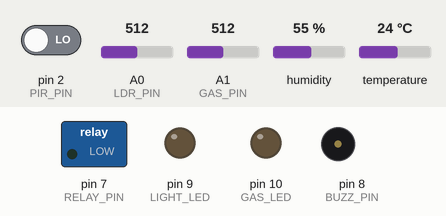
Recording of a sketch running on a simulated Arduino Uno, built with avr-gcc and run on an emulated ATmega328P. Parts: switched loads named in the sketch (green lamp = pin HIGH), output pins drawn as LEDs (lit = HIGH), buzzer (waves = sounding, pin HIGH). The test bench sets the inputs (shaded band); at power-on: pin 2 (PIR_PIN) LOW, A0 (LDR_PIN) = 512, A1 (GAS_PIN) = 512, humidity 55 %, temperature 24 °C. What the sketch prints to the serial monitor is not drawn.

Above: at 0.1 s.
At 30.2 s:
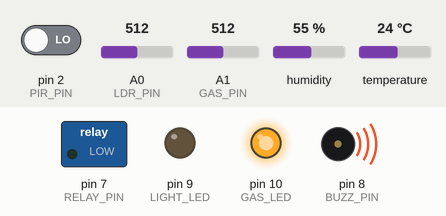
Timing chart, 0 to 31.7 s (numbered marks = the images above):
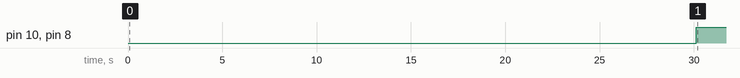

Measured:
- by itself, pin 10 (GAS_LED), pin 8 (BUZZ_PIN): LOW → HIGH at 30.1 s

The sketch:

guide.ino
```cpp
/*
 * ============================================================
 * Experiment 07 — Smart Home Sensors with Arduino
 * FILE: guide.ino  (Step-by-step commented guide — NO real logic)
 * ============================================================
 */


// ─────────────────────────────────────────────────────────────
// STEP 1: Include Required Library
// ─────────────────────────────────────────────────────────────
// The DHT11 sensor uses a custom timing protocol.
// We use Adafruit's library — install it first!
//
// In Arduino IDE: Tools → Manage Libraries
// Search: "DHT sensor library" by Adafruit → Install
// Also install: "Adafruit Unified Sensor" (required dependency)
//
// YOUR TASK:
//   #include <DHT.h>
//
// Then define which type of sensor you have:
//   #define DHTTYPE DHT11
//
// Then create the DHT object:
//   DHT dht(DHT_PIN, DHTTYPE);
// This object will be used to read temperature and humidity.


// ─────────────────────────────────────────────────────────────
// STEP 2: Define All Pin Numbers and Thresholds
// ─────────────────────────────────────────────────────────────
// YOUR TASK: Define constants for:
//
//   const int PIR_PIN     = 2;   // Motion sensor output
//   const int DHT_PIN     = 3;   // DHT11 data pin
//   const int LDR_PIN     = A0;  // Analog light reading
//   const int GAS_PIN     = A1;  // Analog gas reading
//   const int RELAY_PIN   = 7;   // Controls lamp/fan via relay
//   const int BUZZER_PIN  = 8;   // Gas emergency alarm
//   const int LIGHT_LED   = 9;   // Auto-light indicator
//   const int GAS_LED     = 10;  // Gas alert indicator
//
// Define thresholds:
//   const int DARK_THRESHOLD = 600; // LDR above this = dark room
//   const int GAS_THRESHOLD  = 400; // MQ-2 above this = danger
//   const float HOT_TEMP     = 35.0; // Celsius
//   const float HIGH_HUMIDITY = 80.0; // Percent


// ─────────────────────────────────────────────────────────────
// STEP 3: setup() Function
// ─────────────────────────────────────────────────────────────
// void setup() {
//
//   Task A: Serial.begin(9600)
//
//   Task B: Set pin modes
//   → PIR_PIN:    INPUT   (we READ from PIR)
//   → DHT_PIN:    handled by library, no pinMode needed
//   → RELAY_PIN:  OUTPUT
//   → BUZZER_PIN: OUTPUT
//   → LIGHT_LED:  OUTPUT
//   → GAS_LED:    OUTPUT
//
//   Task C: Initialize the DHT sensor
//   → dht.begin();
//
//   Task D: Print system banner
//   → "Smart Home System Initializing..."
//   → "Warming up sensors (30s)..."
//   → delay(30000);  ← MQ-2 MUST warm up 30 seconds!
//   → "System Ready."
//
// }


// ─────────────────────────────────────────────────────────────
// STEP 4: Create checkMotion() Helper
// ─────────────────────────────────────────────────────────────
// The PIR sensor outputs HIGH when motion is detected.
// We want lights ON during motion and OFF 10 seconds after.
//
// void checkMotion() {
//
//   Read: bool motionDetected = digitalRead(PIR_PIN);
//
//   if (motionDetected) {
//     → Turn relay ON: digitalWrite(RELAY_PIN, HIGH)
//     → Save current time: lastMotionTime = millis();
//     → Print: "Motion detected — light ON"
//   }
//
//   // Auto-off after no motion for 10 seconds:
//   if (millis() - lastMotionTime > 10000 && !motionDetected) {
//     → Turn relay OFF
//     → Print: "No motion — light OFF"
//   }
//
// }
//
// Note: lastMotionTime must be declared OUTSIDE this function
// as a global variable (unsigned long lastMotionTime = 0;)


// ─────────────────────────────────────────────────────────────
// STEP 5: Create readClimate() Helper
// ─────────────────────────────────────────────────────────────
// void readClimate() {
//
//   Step A: Read from DHT sensor
//   → float temp = dht.readTemperature();
//   → float hum  = dht.readHumidity();
//
//   Step B: Always validate DHT readings!
//   → if (isnan(temp) || isnan(hum)) {
//       Serial.println("DHT read error!");
//       return;   ← skip this reading
//     }
//   Why isnan()? The library returns NaN (Not a Number) on error.
//
//   Step C: Print the readings
//   → Serial.print("Temp: "); Serial.print(temp); Serial.print("°C  ");
//   → Serial.print("Hum: "); Serial.print(hum); Serial.println("%");
//
//   Step D: Check thresholds
//   → if (temp > HOT_TEMP)     Serial.println("  ⚠ Temperature HIGH!");
//   → if (hum  > HIGH_HUMIDITY) Serial.println("  ⚠ Humidity HIGH!");
//
// }


// ─────────────────────────────────────────────────────────────
// STEP 6: Create checkLight() Helper
// ─────────────────────────────────────────────────────────────
// void checkLight() {
//   int ldrVal = analogRead(LDR_PIN);  ← 0 to 1023
//
//   // High value = dark room (LDR has high resistance)
//   if (ldrVal > DARK_THRESHOLD) {
//     → Turn LIGHT_LED ON
//     → Print: "Dark room — auto light ON | LDR: X"
//   } else {
//     → Turn LIGHT_LED OFF
//     → Print: "Bright room — light OFF | LDR: X"
//   }
// }


// ─────────────────────────────────────────────────────────────
// STEP 7: Create checkGas() Helper
// ─────────────────────────────────────────────────────────────
// void checkGas() {
//   int gasVal = analogRead(GAS_PIN);  ← 0 to 1023
//
//   if (gasVal > GAS_THRESHOLD) {
//     → digitalWrite(GAS_LED, HIGH);   // Red LED ON
//     → digitalWrite(BUZZER_PIN, HIGH); // Alarm!
//     → Print: "⚠ GAS DETECTED! Level: X"
//   } else {
//     → digitalWrite(GAS_LED, LOW);
//     → digitalWrite(BUZZER_PIN, LOW);
//     → Print: "Gas: OK | Level: X"
//   }
// }


// ─────────────────────────────────────────────────────────────
// STEP 8: loop() — Call All Helpers
// ─────────────────────────────────────────────────────────────
// void loop() {
//   Serial.println("─────────────────────");
//   checkMotion();
//   readClimate();    ← DHT only reads correctly once per 2s
//   checkLight();
//   checkGas();
//   delay(2000);     ← 2 second loop (DHT minimum interval)
// }


// ─────────────────────────────────────────────────────────────
// CHALLENGE: Non-blocking with millis()
// ─────────────────────────────────────────────────────────────
// Currently the 2s delay blocks everything.
// Try: call checkMotion() every 100ms, but readClimate() only every 2s.
//
// Use two separate unsigned long timers:
//   unsigned long lastMotionCheck = 0;
//   unsigned long lastDHTRead = 0;
//
// In loop():
//   if (millis() - lastMotionCheck > 100) { checkMotion(); lastMotionCheck = millis(); }
//   if (millis() - lastDHTRead >    2000) { readClimate(); lastDHTRead = millis(); }
//   checkLight();  // Can run every loop (analog read is fast)
//   checkGas();    // Can run every loop
```

program.ino
```cpp
/*
 * ============================================================
 * Experiment 07 — Smart Home Multi-Sensor System
 * FILE: program.ino  (Complete working implementation)
 * ============================================================
 * Requires: "DHT sensor library" by Adafruit (Library Manager)
 *
 * Circuit:
 *   PIR      → Pin 2   (motion detection)
 *   DHT11    → Pin 3   (temperature + humidity)
 *   LDR      → A0      (voltage divider with 10kΩ to 5V)
 *   MQ-2     → A1      (gas — warm up 30s!)
 *   Relay    → Pin 7   (auto lamp control)
 *   Buzzer   → Pin 8   (gas alarm)
 *   LightLED → Pin 9   (auto-light indicator)
 *   GasLED   → Pin 10  (gas alert)
 * ============================================================
 */

#include <DHT.h>

// ── Pin Constants ─────────────────────────────────────────
const int PIR_PIN    = 2;
const int DHT_PIN    = 3;
const int LDR_PIN    = A0;
const int GAS_PIN    = A1;
const int RELAY_PIN  = 7;
const int BUZZ_PIN   = 8;
const int LIGHT_LED  = 9;
const int GAS_LED    = 10;

// ── Thresholds ────────────────────────────────────────────
const int   DARK_THRESHOLD  = 600;
const int   GAS_THRESHOLD   = 400;
const float HOT_TEMP        = 35.0;
const float HIGH_HUM        = 80.0;
const unsigned long NO_MOTION_MS = 10000UL;

// ── DHT Setup ─────────────────────────────────────────────
#define DHTTYPE DHT11
DHT dht(DHT_PIN, DHTTYPE);

// ── Timing ────────────────────────────────────────────────
unsigned long lastMotionTime = 0;
unsigned long lastDHTTime    = 0;
unsigned long lastPrintTime  = 0;
bool          relayState     = false;

// ── Motion Check ──────────────────────────────────────────
void checkMotion() {
  bool motion = digitalRead(PIR_PIN);
  if (motion) {
    lastMotionTime = millis();
    if (!relayState) {
      relayState = true;
      digitalWrite(RELAY_PIN, HIGH);
      Serial.println(F("[PIR] Motion detected  → Relay ON"));
    }
  } else {
    if (relayState && (millis() - lastMotionTime > NO_MOTION_MS)) {
      relayState = false;
      digitalWrite(RELAY_PIN, LOW);
      Serial.println(F("[PIR] No motion 10s    → Relay OFF"));
    }
  }
}

// ── Climate Read ──────────────────────────────────────────
void readClimate() {
  float temp = dht.readTemperature();
  float hum  = dht.readHumidity();

  if (isnan(temp) || isnan(hum)) {
    Serial.println(F("[DHT] Read error — check wiring"));
    return;
  }

  Serial.print(F("[DHT] Temp: "));
  Serial.print(temp, 1);
  Serial.print(F("°C  Hum: "));
  Serial.print(hum, 1);
  Serial.print(F("%"));

  if (temp > HOT_TEMP)   Serial.print(F("  ⚠TEMP HIGH"));
  if (hum  > HIGH_HUM)   Serial.print(F("  ⚠HUMID HIGH"));
  Serial.println();
}

// ── Light Check ───────────────────────────────────────────
void checkLight() {
  int ldrVal = analogRead(LDR_PIN);
  bool isDark = (ldrVal > DARK_THRESHOLD);
  digitalWrite(LIGHT_LED, isDark ? HIGH : LOW);

  Serial.print(F("[LDR] Value: "));
  Serial.print(ldrVal);
  Serial.println(isDark ? F("  → DARK  (LED ON)") : F("  → BRIGHT (LED OFF)"));
}

// ── Gas Check ─────────────────────────────────────────────
void checkGas() {
  int gasVal = analogRead(GAS_PIN);
  bool danger = (gasVal > GAS_THRESHOLD);

  digitalWrite(GAS_LED,  danger ? HIGH : LOW);
  digitalWrite(BUZZ_PIN, danger ? HIGH : LOW);

  Serial.print(F("[GAS] Level: "));
  Serial.print(gasVal);
  Serial.println(danger ? F("  ⚠ DANGER — ALARM ON!") : F("  → Safe"));
}

// ── setup ─────────────────────────────────────────────────
void setup() {
  Serial.begin(9600);
  pinMode(PIR_PIN,   INPUT);
  pinMode(RELAY_PIN, OUTPUT);
  pinMode(BUZZ_PIN,  OUTPUT);
  pinMode(LIGHT_LED, OUTPUT);
  pinMode(GAS_LED,   OUTPUT);

  dht.begin();

  digitalWrite(RELAY_PIN, LOW);
  digitalWrite(BUZZ_PIN,  LOW);
  digitalWrite(LIGHT_LED, LOW);
  digitalWrite(GAS_LED,   LOW);

  Serial.println(F("=== Smart Home System Initializing ==="));
  Serial.println(F("Warming up MQ-2 gas sensor (30 seconds)..."));
  for (int i = 30; i > 0; i--) {
    Serial.print(i); Serial.print(F("... "));
    delay(1000);
  }
  Serial.println();
  Serial.println(F("System Ready! Monitoring started."));
  Serial.println(F("Dark threshold: 600 | Gas threshold: 400 | Hot: 35°C"));
  Serial.println();
}

// ── loop ──────────────────────────────────────────────────
void loop() {
  unsigned long now = millis();

  // Motion: check every 100ms
  checkMotion();

  // Climate: check every 2 seconds (DHT minimum)
  if (now - lastDHTTime > 2000) {
    lastDHTTime = now;
    readClimate();
  }

  // Light + Gas: check every loop (fast analog reads)
  checkLight();
  checkGas();

  // Print divider every 5 seconds
  if (now - lastPrintTime > 5000) {
    lastPrintTime = now;
    Serial.println(F("─────────────────────────────────────────"));
  }

  delay(100);
}
```
